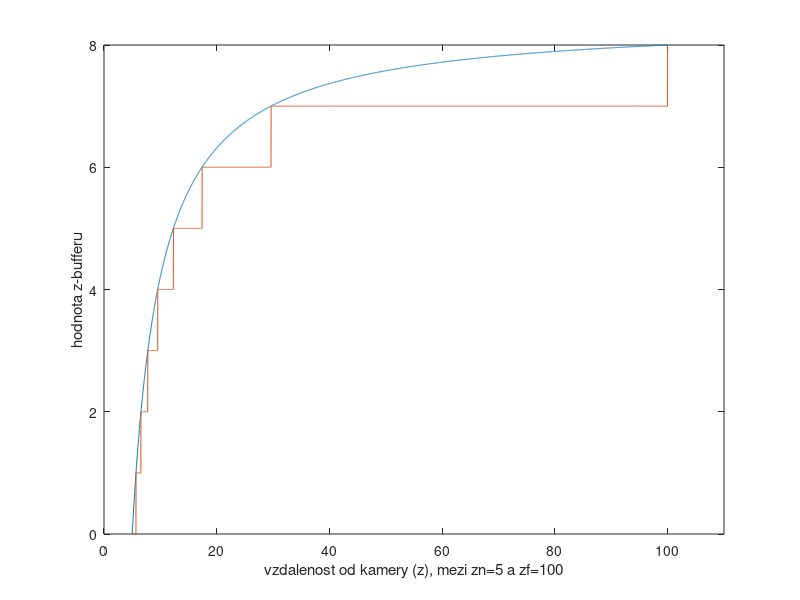

The MATLAB source for this figure:
%Demonstruje kvantovani (zaokrohlouvani) pri urcovani hodnoty v z-bufferu
%
%Zpracováno podle
% https://www.sjbaker.org/steve/omniv/love_your_z_buffer.html

% 2024 Pavel Rajmic, VUT v Brne

%% Volba parametru
zf = 100; %far plane vzdalenost od kamery
zn = 5;  %near plane vzdalenost od kamery
N = 3; %pocet bitu z-bufferu (typicky 24 nebo 32, nicmene aby byl obrazek ilustrativni, je treba volit mensi cislo)


close all
z = linspace(zn,zf,5000); %generovani bodu mezi zn a zf (mimo nedava smysl, body jsou oriznuty)

clen = zf/(zf-zn); %clen, ktery se opakuje
zavorka = clen - (zn * clen)./z;
pred_zaokrouhl = 2^N*zavorka;
po_zaokrouhl = floor(pred_zaokrouhl);

% clen1 = (zf+zn)/(zf-zn);
% clen2 = (2*zn*zf)/(zf-zn) * 1./z;
% pred_zaokrouhl = (clen1+clen2);
% po_zaokrouhl = round(pred_zaokrouhl);

plot(z,pred_zaokrouhl)
xlabel(['vzdalenost od kamery (z), mezi zn=' num2str(zn) ' a zf=' num2str(zf)])
ylabel('hodnota z-bufferu')
hold on
plot(z,po_zaokrouhl)

xlim([0 zf*1.1])